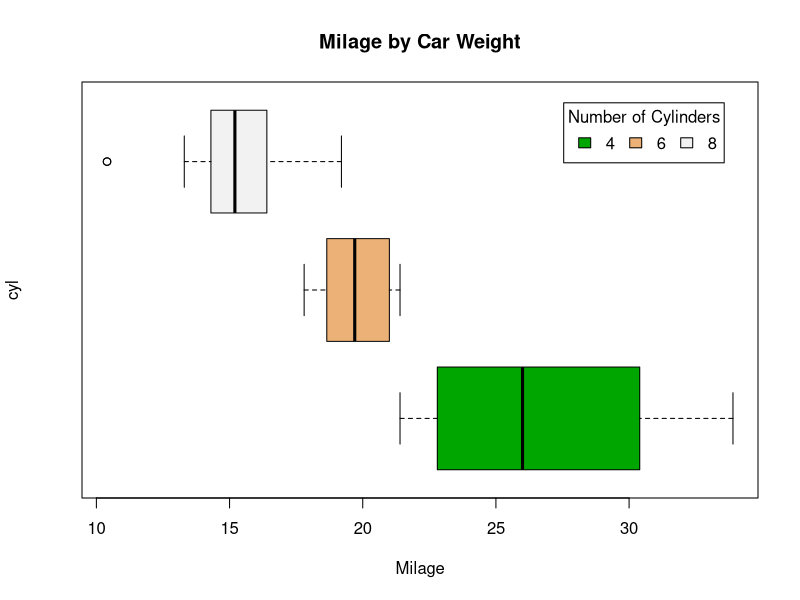

Write the R code that produced this figure.
# Legend Example
# Add a legend to a plot
attach(mtcars)

#create a boxplot
boxplot(mpg~cyl, main="Milage by Car Weight",
   yaxt="n", xlab="Milage", horizontal=TRUE,
   col=terrain.colors(3))

#add legend
legend("topright", inset=.05, title="Number of Cylinders",
   c("4","6","8"), fill=terrain.colors(3), horiz=TRUE)
